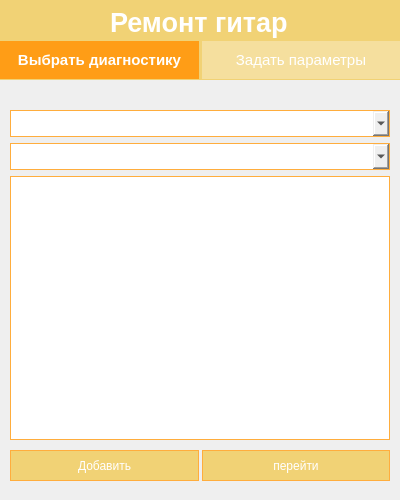
<?xml version="1.0" encoding="UTF-8"?>
<ui version="4.0">
 <class>Dialog</class>
 <widget class="QDialog" name="Dialog">
  <property name="geometry">
   <rect>
    <x>0</x>
    <y>0</y>
    <width>400</width>
    <height>500</height>
   </rect>
  </property>
  <property name="minimumSize">
   <size>
    <width>400</width>
    <height>500</height>
   </size>
  </property>
  <property name="maximumSize">
   <size>
    <width>400</width>
    <height>500</height>
   </size>
  </property>
  <property name="windowTitle">
   <string>User</string>
  </property>
  <widget class="QWidget" name="header" native="true">
   <property name="geometry">
    <rect>
     <x>0</x>
     <y>0</y>
     <width>400</width>
     <height>80</height>
    </rect>
   </property>
   <property name="styleSheet">
    <string notr="true">QWidget{
	background-color: #f1d275;
}

QPushButton{
	background-color: rgba(255, 255, 255, 0.3);
	border: nune;
	padding: 10%;
	color: white;
}

QPushButton:checked{
	background-color: #ff9d16;
	font-weight: bold;
}

QPushButton:hover{
	background-color: #ff9d16;
}

QLabel {
	color: white;
}</string>
   </property>
   <widget class="QLabel" name="label">
    <property name="geometry">
     <rect>
      <x>110</x>
      <y>7</y>
      <width>180</width>
      <height>31</height>
     </rect>
    </property>
    <property name="font">
     <font>
      <pointsize>20</pointsize>
      <bold>true</bold>
     </font>
    </property>
    <property name="text">
     <string>Ремонт гитар</string>
    </property>
   </widget>
   <widget class="QWidget" name="choose_diagnostic_2" native="true">
    <property name="geometry">
     <rect>
      <x>0</x>
      <y>40</y>
      <width>400</width>
      <height>40</height>
     </rect>
    </property>
    <layout class="QHBoxLayout" name="horizontalLayout">
     <property name="spacing">
      <number>3</number>
     </property>
     <property name="leftMargin">
      <number>0</number>
     </property>
     <property name="topMargin">
      <number>0</number>
     </property>
     <property name="rightMargin">
      <number>0</number>
     </property>
     <property name="bottomMargin">
      <number>0</number>
     </property>
     <item>
      <widget class="QPushButton" name="choose_diagnostic">
       <property name="font">
        <font>
         <pointsize>11</pointsize>
        </font>
       </property>
       <property name="text">
        <string>Выбрать диагностику</string>
       </property>
       <property name="checkable">
        <bool>true</bool>
       </property>
       <property name="checked">
        <bool>true</bool>
       </property>
       <property name="autoExclusive">
        <bool>true</bool>
       </property>
      </widget>
     </item>
     <item>
      <widget class="QPushButton" name="choose_parrameters">
       <property name="font">
        <font>
         <pointsize>11</pointsize>
        </font>
       </property>
       <property name="text">
        <string>Задать параметры</string>
       </property>
       <property name="checkable">
        <bool>true</bool>
       </property>
       <property name="autoExclusive">
        <bool>true</bool>
       </property>
      </widget>
     </item>
    </layout>
   </widget>
  </widget>
  <widget class="QStackedWidget" name="stackedWidget">
   <property name="geometry">
    <rect>
     <x>10</x>
     <y>110</y>
     <width>380</width>
     <height>380</height>
    </rect>
   </property>
   <property name="currentIndex">
    <number>1</number>
   </property>
   <widget class="QWidget" name="chose_diagnostic_field">
    <property name="styleSheet">
     <string notr="true">Line{
	background-color: #ffb146;
	border: none;
}

QLabel{
	color: #ff9f1b;
}

QPushButton{
	color:white;
	background-color: #f1d275;
	border: 1px solid #ffad3d;
	height: 30px;
}

QPushButton:pressed{
	background-color: #ff9d16;
	font-weight: bold;
}

QPushButton:hover{
	background-color: #ff9d16;
}

QTableView{
	border: 1px solid #ffad3d;
}

QTableView::item{
	border: 1px solid #ffad3d;
	color: #ffa120;
}

QTableView::item:selected{
	background-color: #ffad3d;
	color: white;
}

QHeaderView{
	width:100%;
	background-color: #ffa120;
	color: white;
	border: none;
	font-weight: bold;
	padding: 2px;
}


QComboBox {
	border: 1px solid #ffad3d;
	font-size: 14pt;
}</string>
    </property>
    <widget class="QWidget" name="diagnostic_data" native="true">
     <property name="geometry">
      <rect>
       <x>0</x>
       <y>0</y>
       <width>380</width>
       <height>380</height>
      </rect>
     </property>
     <layout class="QVBoxLayout" name="verticalLayout">
      <item>
       <widget class="QComboBox" name="choose_diagnostc">
        <property name="font">
         <font>
          <pointsize>14</pointsize>
         </font>
        </property>
        <property name="editable">
         <bool>false</bool>
        </property>
        <property name="placeholderText">
         <string>Выберете диагноз</string>
        </property>
       </widget>
      </item>
      <item>
       <widget class="QComboBox" name="choose_repair_plan">
        <property name="font">
         <font>
          <pointsize>14</pointsize>
         </font>
        </property>
        <property name="placeholderText">
         <string>Выберете способ ремонта</string>
        </property>
       </widget>
      </item>
      <item>
       <widget class="QTableView" name="repairs_table">
        <property name="selectionMode">
         <enum>QAbstractItemView::SingleSelection</enum>
        </property>
        <property name="selectionBehavior">
         <enum>QAbstractItemView::SelectRows</enum>
        </property>
        <attribute name="verticalHeaderVisible">
         <bool>false</bool>
        </attribute>
        <attribute name="verticalHeaderHighlightSections">
         <bool>false</bool>
        </attribute>
       </widget>
      </item>
     </layout>
    </widget>
   </widget>
   <widget class="QWidget" name="parameters_repair">
    <property name="styleSheet">
     <string notr="true">Line{
	background-color: #ffb146;
	border: none;
}

QLabel{
	color: #ff9f1b;
}

QPushButton{
	color:white;
	background-color: #f1d275;
	border: 1px solid #ffad3d;
	height: 30px;
}

QPushButton:pressed{
	background-color: #ff9d16;
	font-weight: bold;
}

QPushButton:hover{
	background-color: #ff9d16;
}

QTableView{
	border: 1px solid #ffad3d;
}

QTableView::section{
	background-color: #f1d275;
	color: white;
	border: 1px solid #ffad3d;
	font-size: 14pt;
}

QTableView::item{
	border: 1px solid #ffad3d;
	color: #ffa120;
}

QTableView::item:selected{
	font-weight: bold;
}

QComboBox {
	border: 1px solid #ffad3d;
	font-size: 14pt;
}</string>
    </property>
    <widget class="QWidget" name="buttons" native="true">
     <property name="geometry">
      <rect>
       <x>0</x>
       <y>340</y>
       <width>380</width>
       <height>31</height>
      </rect>
     </property>
     <layout class="QHBoxLayout" name="horizontalLayout_3">
      <property name="spacing">
       <number>3</number>
      </property>
      <property name="leftMargin">
       <number>0</number>
      </property>
      <property name="topMargin">
       <number>0</number>
      </property>
      <property name="rightMargin">
       <number>0</number>
      </property>
      <property name="bottomMargin">
       <number>0</number>
      </property>
      <item>
       <widget class="QPushButton" name="add_characteristic">
        <property name="text">
         <string>Добавить</string>
        </property>
        <property name="checkable">
         <bool>true</bool>
        </property>
        <property name="checked">
         <bool>false</bool>
        </property>
       </widget>
      </item>
      <item>
       <widget class="QPushButton" name="go_to_repair">
        <property name="text">
         <string>перейти</string>
        </property>
       </widget>
      </item>
     </layout>
    </widget>
    <widget class="QWidget" name="choose_characteristic_data" native="true">
     <property name="geometry">
      <rect>
       <x>0</x>
       <y>0</y>
       <width>380</width>
       <height>330</height>
      </rect>
     </property>
     <layout class="QVBoxLayout" name="verticalLayout_2">
      <property name="leftMargin">
       <number>0</number>
      </property>
      <property name="topMargin">
       <number>0</number>
      </property>
      <property name="rightMargin">
       <number>0</number>
      </property>
      <property name="bottomMargin">
       <number>0</number>
      </property>
      <item>
       <widget class="QComboBox" name="choose_diagnostc_par">
        <property name="font">
         <font>
          <pointsize>14</pointsize>
         </font>
        </property>
        <property name="editable">
         <bool>false</bool>
        </property>
        <property name="placeholderText">
         <string>Выберете диагноз</string>
        </property>
       </widget>
      </item>
      <item>
       <widget class="QComboBox" name="choose_repair_plan_par">
        <property name="font">
         <font>
          <pointsize>14</pointsize>
         </font>
        </property>
        <property name="placeholderText">
         <string>Выберете способ ремонта</string>
        </property>
       </widget>
      </item>
      <item>
       <widget class="QTableWidget" name="chatacteristics_table"/>
      </item>
     </layout>
    </widget>
   </widget>
  </widget>
 </widget>
 <resources/>
 <connections/>
</ui>
